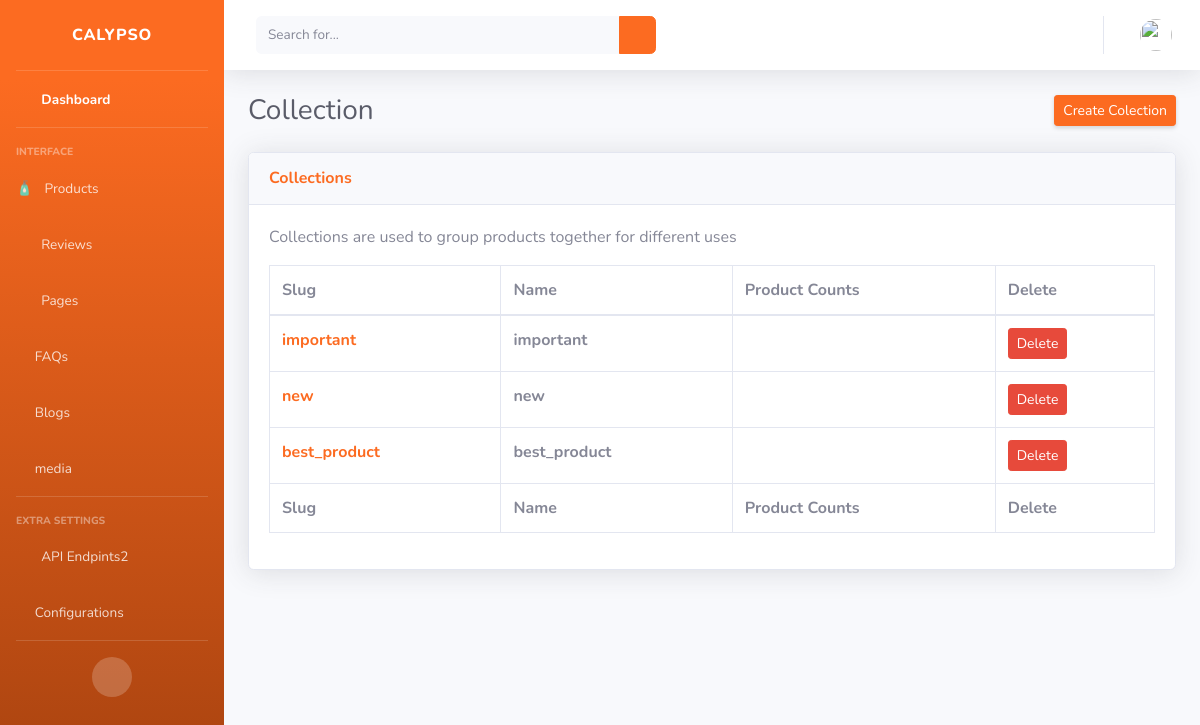
Page /dashboard/product/collection/ (signed in) on the earlier database version.
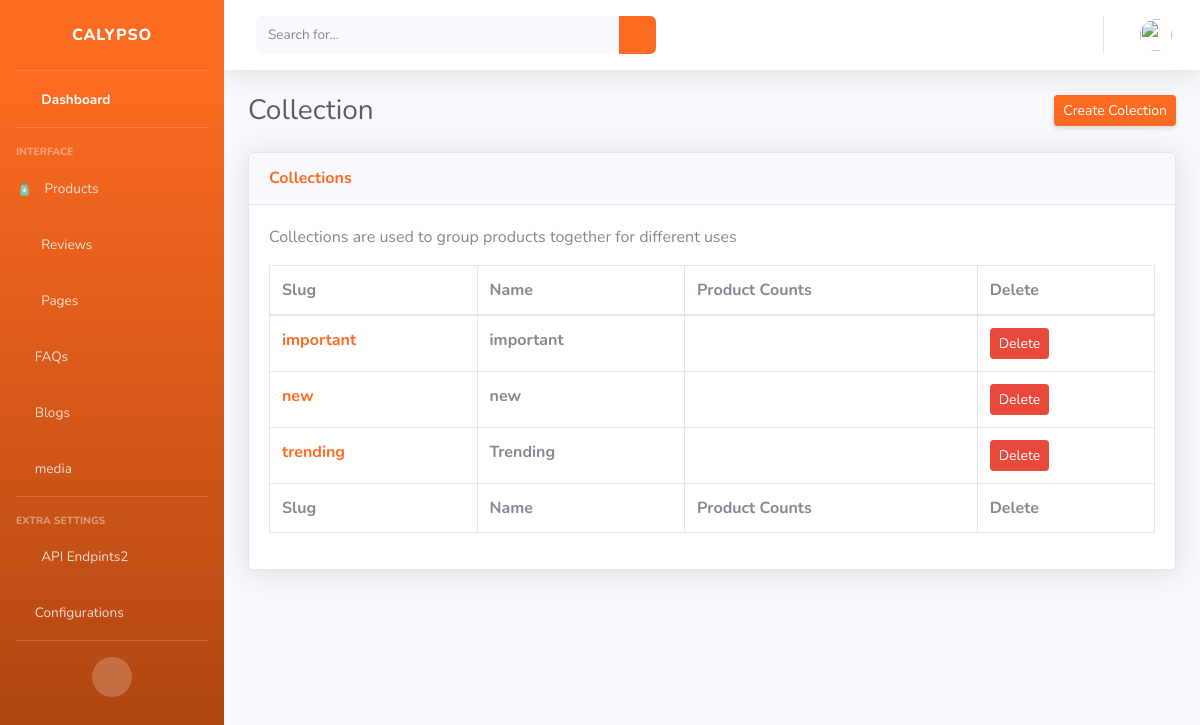
Same page on the later database version.
### product/models.py (models this page shows, shortened)
class Collection(models.Model):
    name = models.CharField(max_length=250, unique=True)
    slug = models.SlugField(max_length=255, unique=True, allow_unicode=True)
    background_image_alt = models.CharField(max_length=128, blank=True)
    description = models.TextField(blank=True)

### dashboard/views.py (the view)
# urls.py: path('product/collection/', views.CollectionsList.as_view(), name="collections"),
class CollectionsList(StaffRequiredMixin, ListView):
    model = Collection
    context_object_name = 'collections'
    template_name = 'dashboard/products/collection/collection_list.html'

### dashboard/views.py (called while the page is built)
    def test_func(self):
        return self.request.user.is_staff

### templates/dashboard/products/collection/collection_list.html
{% extends "dashboard/admin-base.html" %} {% load static %}
{% block content %}
<div class="container-fluid">
    <div class="d-sm-flex align-items-center justify-content-between mb-4">
      <h1 class="h3 mb-0 text-gray-800">Collection</h1>
      <a href="{% url "dashboard:collection-add" %}" class="d-none d-sm-inline-block btn btn-sm btn-primary shadow-sm"> Create Colection</a>
    </div>
  <div class="card shadow mb-4">
    <div class="card-header py-3">
      <h6 class="m-0 font-weight-bold text-primary">Collections</h6>
    </div>
    <div class="card-body">
      <div class="table-responsive">
        <p>Collections are used to group products together for different uses</p>
        <table
          class="table table-bordered table-hover"
          id="dataTable"
          width="100%"
          cellspacing="0"
        >
          <thead>
            <tr>
              <th scope="col">Slug</th>
              <th scope="col">Name</th>
              <th scope="col">Product Counts</th>
              <th scope="col">Delete</th>
            </tr>
          </thead>
          <tfoot>
            <tr>
              <th scope="col">Slug</th>
              <th scope="col">Name</th>
              <th scope="col">Product Counts</th>
              <th scope="col">Delete</th>
            </tr>
          </tfoot>
          <tbody>
            {% for collection in collections %}
            <tr>
              <th scope="row"><a href="{% url "dashboard:collection-edit" collection.pk %}">{{collection.slug}}</a></th>
              <td><strong>{{ collection.name }}</strong><br /></td>
              <td>
                <strong>{{ collection.products.all.count }}</strong><br />
              </td>
              <td>
                <a href="{% url "dashboard:collection-delete" collection.pk %}" class="btn btn-sm btn-danger">
                  Delete
                </a>
              </td>
            </tr>
            {% endfor %}
          </tbody>
        </table>
      </div>
    </div>
  </div>
</div>
{% endblock %}

Differences in the rows shown:
removed Collection: slug "best_product", name "best_product"
added Collection: slug "trending", name "Trending"
